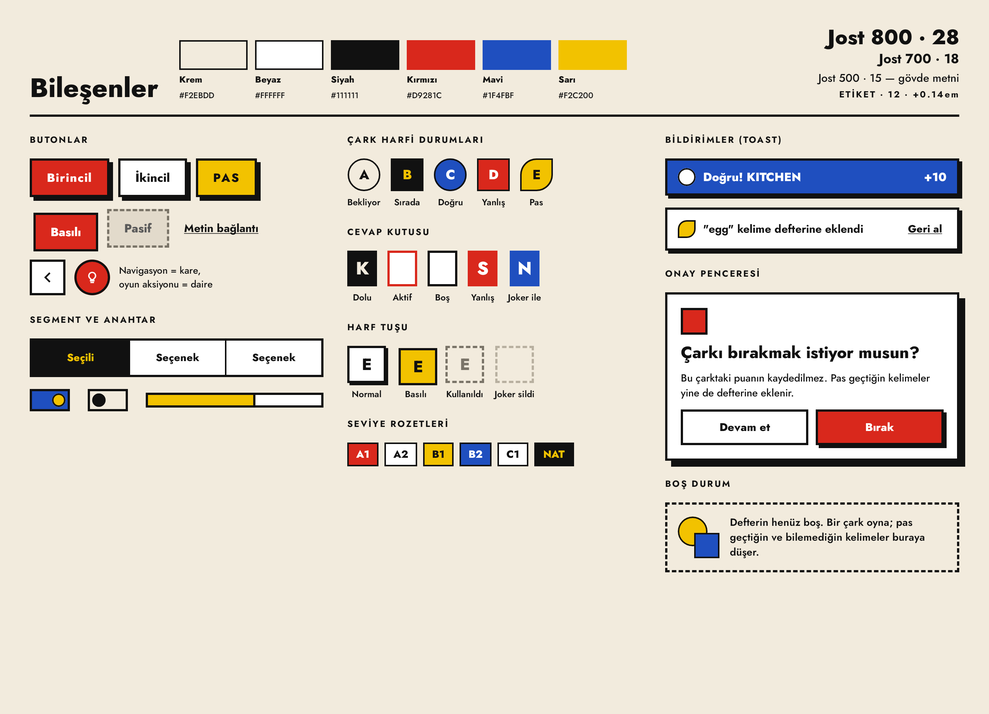
#> input picture core/designsystem/src/androidHostTest/screenshots/ComponentGallery.png, 989 x 714 px, shrunk from 2660 x 1920 before the run
$ python -i classify_goldens.py   (imports and definitions only)
#> lines starting #> are read from the running program, lines starting #| are printed output that depends on the picture; after the words box and inside, x2 and y2 are one past the last pixel; in counts of white or black regions, pixels touching at a corner belong together
#> further down, picture is the input picture: PIL image 989x714 RGBA; mean R, G, B, A 223.9, 215.3, 203.9, 255
#!/usr/bin/env python3
"""Classify re-recorded Roborazzi goldens against the committed ones (docs/CONVENTIONS.md, screenshots).

Run after `./gradlew recordRoborazziAndroidHostTest` in a clean checkout. For every changed golden under
`*/src/androidHostTest/screenshots` (git pathspec `*` also matches `/`, so nested modules count) it compares the
committed PNG (git HEAD) with the new one:

- RENDERING: same size, no flat area changed color and after a box blur no visible region changed. Glyph shape,
  hinting and antialiasing differences (e.g. Windows vs Linux font rendering) are thin edges next to ink: they never
  touch areas that are flat in both images, and the blur smooths them away.
- SUSPECT: a new or deleted golden, a different size (layout), a flat area with another color (palette or token
  change, missing shadow), or a region that still differs after the blur (moved or missing element, text that
  wrapped differently). These must be reviewed by a person.

Writes a Markdown report (stdout, and $GITHUB_STEP_SUMMARY when set), `<out>/suspects.txt` (one path per line) and
`<out>/<module>/<name>_{old,new,diff}.png` for review. Exit code 0; the workflow decides what to commit.
Needs Pillow.
"""

import argparse
import os
import subprocess
import sys
from io import BytesIO
from pathlib import Path

from PIL import Image, ImageChops, ImageFilter

# Blur radius (px) that smooths glyph-edge differences; region changes survive it.
BLUR_RADIUS = 3
# Per-channel delta (0-255) of the blurred images that counts as a visible regional change.
REGION_DELTA = 48
# Share of pixels allowed above REGION_DELTA before a golden is SUSPECT (0.05 %).
REGION_SHARE = 0.0005
# Per-channel delta of the raw images that counts a pixel as changed (for the report only).
PIXEL_DELTA = 24
# A pixel is flat when the luminance range of its FLAT_WINDOW x FLAT_WINDOW neighbourhood is at most FLAT_RANGE.
FLAT_WINDOW = 7
FLAT_RANGE = 6
# Per-channel delta that counts as a color change in a pixel flat in both images, and the share allowed (0.05 %).
COLOR_DELTA = 6
COLOR_SHARE = 0.0005

GOLDEN_GLOB = "*/src/androidHostTest/screenshots/*.png"


def git(*args: str) -> bytes:
    return subprocess.run(["git", *args], check=True, capture_output=True).stdout


# [8 lines left out: function changed_goldens, not called in this run]


def share_above(image: Image.Image, delta: int) -> float:
    histogram = image.convert("L").point(lambda v: 255 if v > delta else 0).histogram()
    return histogram[255] / (image.width * image.height)


def flat(image: Image.Image) -> Image.Image:
    """255 where the neighbourhood is flat (no edge or glyph within FLAT_WINDOW // 2 px), else 0."""
    luminance = image.convert("L")
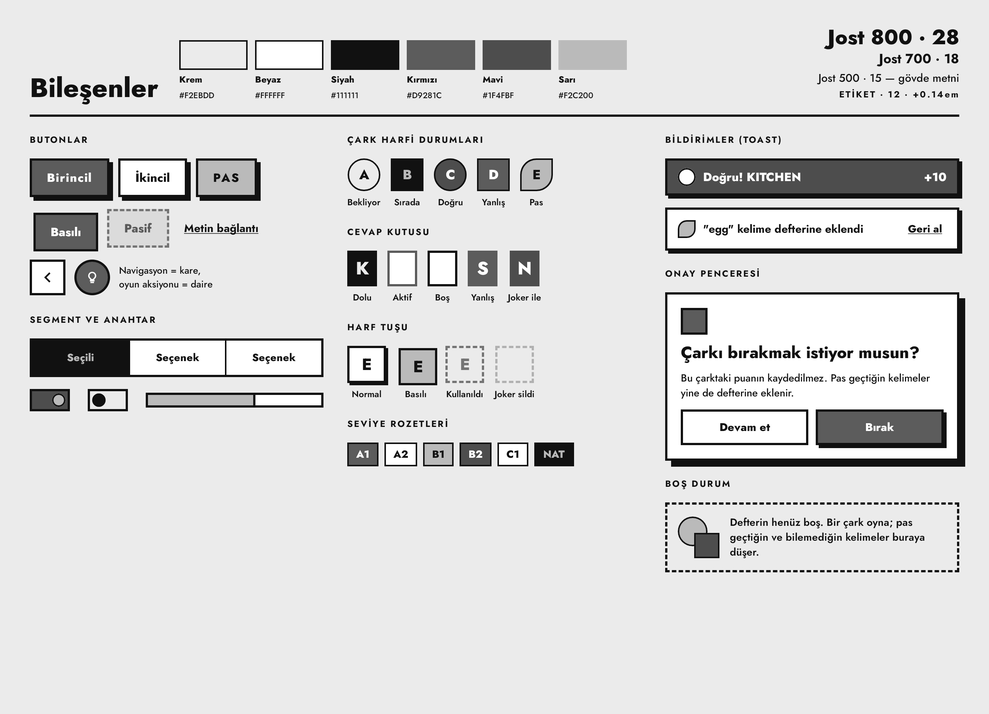
#> luminance: PIL image 989x714 L; min 0, max 255, mean 216.2
    spread = ImageChops.subtract(
        luminance.filter(ImageFilter.MaxFilter(FLAT_WINDOW)), luminance.filter(ImageFilter.MinFilter(FLAT_WINDOW))
    )
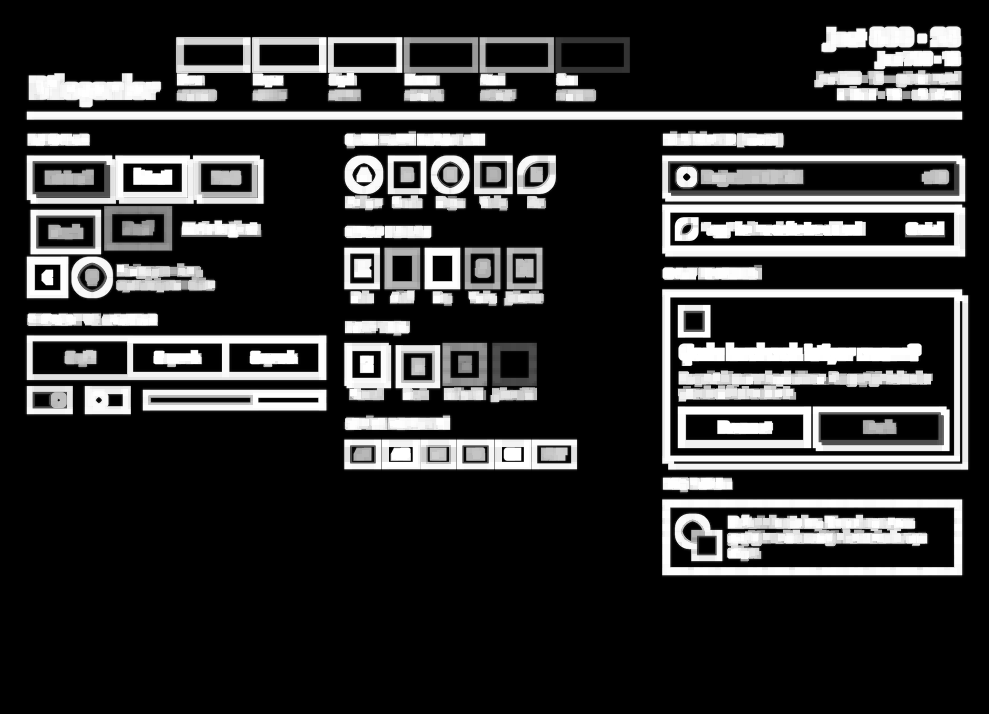
#> spread: PIL image 989x714 L; min 0, max 255, mean 49.8
    return spread.point(lambda v: 255 if v <= FLAT_RANGE else 0)
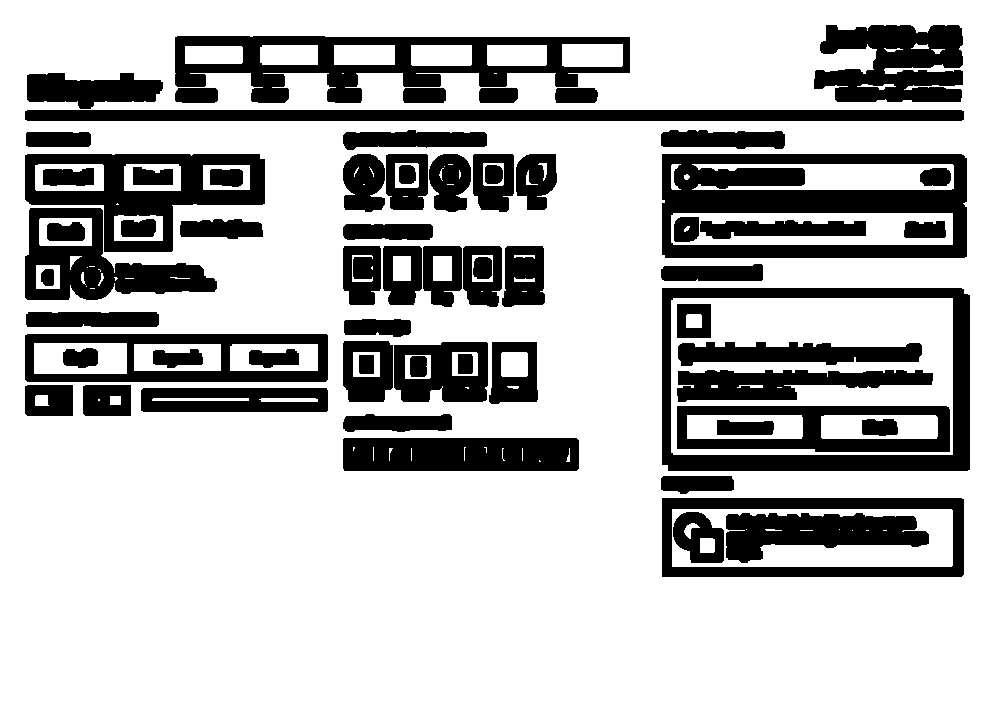
#> returned value: PIL image 989x714 L; 72.8% white; 68 black regions, largest, box (x1, y1, x2, y2) and area: (662, 154, 967, 258) 17720, (175, 36, 630, 103) 12727, (662, 288, 970, 471) 12020


# [75 lines left out: functions review_target, classify, main, not called in this run]


# [2 lines not run here, left out]

>>> from PIL import Image
>>> picture = Image.open('../../core/designsystem/src/androidHostTest/screenshots/ComponentGallery.png')
>>> result = flat(picture)
